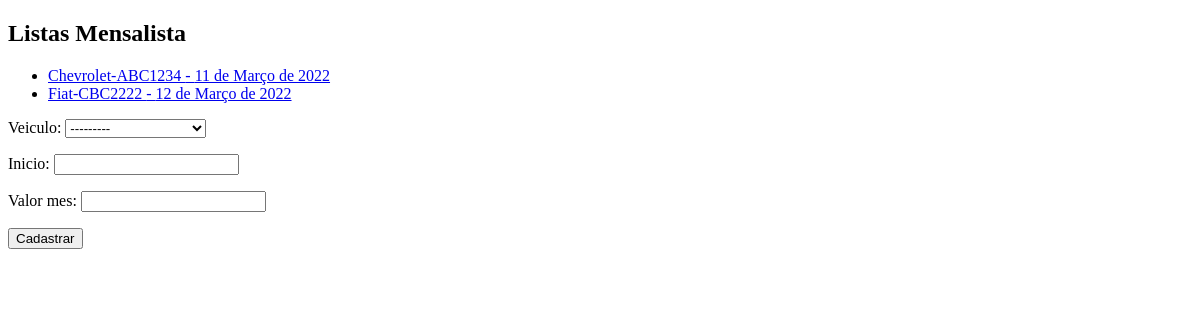
Before: /core/mensalistas/ with the older database file.
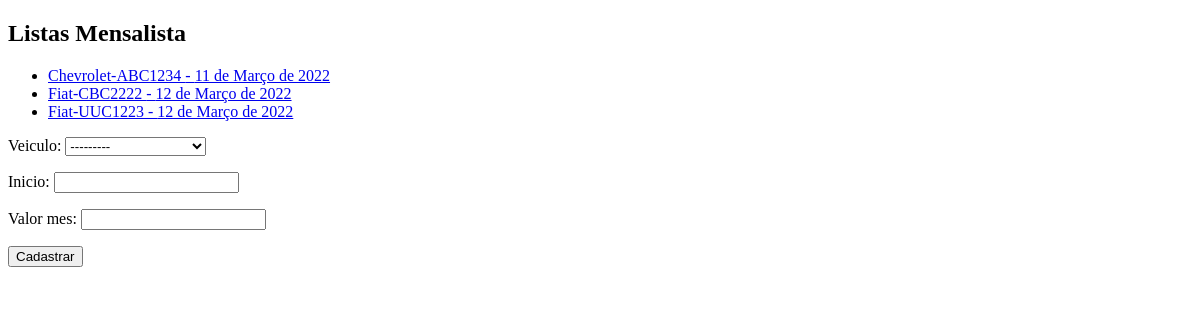
After: the same page with the newer database file.
### core/models.py (models this page shows, shortened)
class Mensalista(models.Model):
    veiculo = models.ForeignKey(Veiculo, on_delete=models.PROTECT)
    inicio = models.DateField()
    valor_mes = models.DecimalField(max_digits=6, decimal_places=2)

class Veiculo(models.Model):
    marca = models.ForeignKey(Marca, on_delete=models.PROTECT)
    placa = models.CharField(max_length=7)
    proprietario = models.ForeignKey(Pessoa, on_delete=models.PROTECT)
    cor = models.CharField(max_length=10)
    observacoes = models.TextField()
    def __str__(self):
        return self.marca.nome + '-' + self.placa

class Marca(models.Model):
    nome = models.CharField(max_length=10)

### core/views.py (the view)
# urls.py: path('mensalistas/', list_mensalista, name='core_list_mensalista'),
def list_mensalista(request):
    mensalist = Mensalista.objects.all()
    form = MensalistaForm()
    data = {'mensalist': mensalist, 'form': form}
    return render(
        request, 'core/list_mensalistas.html', data)

### core/form.py
class MensalistaForm(ModelForm):
    class Meta:
        model = Mensalista
        fields = '__all__'

### core/templates/core/list_mensalistas.html (shortened to what this page needs)
<!DOCTYPE html>
<html lang="en">
<head>
</head>
<body>
    <h2>Listas Mensalista</h2>
    <ul>
        {% for mensalista in mensalist%}
       <li>
           <a href="{% url 'core_mensalista_update' mensalista.id %}">
               {{ mensalista.veiculo }} - {{ mensalista.inicio }}
           </a>
       </li>
        {% endfor %}
    </ul>
    <form action="{% url 'core_mensalista_novo' %}" method='POST'>
        {{form.as_p}}
        <button type='submit'>Cadastrar</button>
    </form>
</body>
</html>

Changed rows visible on the page:
added Mensalista: veiculo "Fiat-UUC1223", inicio "12 de Março de 2022"
